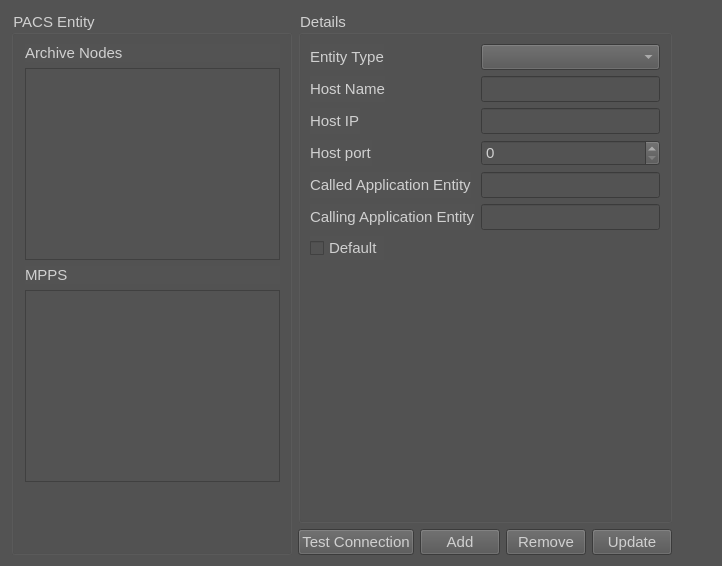
<?xml version="1.0" encoding="UTF-8"?>
<ui version="4.0">
 <class>PacsEntityConfigurationWidget</class>
 <widget class="QWidget" name="PacsEntityConfigurationWidget">
  <property name="geometry">
   <rect>
    <x>0</x>
    <y>0</y>
    <width>722</width>
    <height>566</height>
   </rect>
  </property>
  <property name="font">
   <font>
    <pointsize>11</pointsize>
   </font>
  </property>
  <property name="windowTitle">
   <string>Form</string>
  </property>
  <property name="styleSheet">
   <string notr="true">color: rgb(208, 208, 208);
background-color: rgb(83, 83, 83);</string>
  </property>
  <layout class="QHBoxLayout" name="horizontalLayout_2">
   <item>
    <widget class="QGroupBox" name="pacsEntityListGroupBox">
     <property name="font">
      <font>
       <pointsize>11</pointsize>
      </font>
     </property>
     <property name="title">
      <string>PACS Entity</string>
     </property>
     <layout class="QVBoxLayout" name="verticalLayout">
      <property name="leftMargin">
       <number>11</number>
      </property>
      <item>
       <widget class="QLabel" name="archiveNodeLbl">
        <property name="font">
         <font>
          <pointsize>11</pointsize>
         </font>
        </property>
        <property name="text">
         <string>Archive Nodes</string>
        </property>
       </widget>
      </item>
      <item>
       <widget class="QListView" name="archiveNodesListView">
        <property name="font">
         <font>
          <pointsize>11</pointsize>
         </font>
        </property>
       </widget>
      </item>
      <item>
       <widget class="QLabel" name="mppsNodeLbl">
        <property name="font">
         <font>
          <pointsize>11</pointsize>
         </font>
        </property>
        <property name="text">
         <string>MPPS</string>
        </property>
       </widget>
      </item>
      <item>
       <widget class="QListView" name="mppsNodesListView">
        <property name="font">
         <font>
          <pointsize>11</pointsize>
         </font>
        </property>
       </widget>
      </item>
      <item>
       <spacer name="verticalSpacer_2">
        <property name="orientation">
         <enum>Qt::Orientation::Vertical</enum>
        </property>
        <property name="sizeHint" stdset="0">
         <size>
          <width>20</width>
          <height>40</height>
         </size>
        </property>
       </spacer>
      </item>
     </layout>
    </widget>
   </item>
   <item>
    <layout class="QVBoxLayout" name="verticalLayout_2">
     <item>
      <widget class="QGroupBox" name="entityDetailListGroupBox">
       <property name="font">
        <font>
         <pointsize>11</pointsize>
        </font>
       </property>
       <property name="title">
        <string>Details</string>
       </property>
       <layout class="QFormLayout" name="formLayout">
        <item row="0" column="1">
         <widget class="QComboBox" name="entityTypeComboBox">
          <property name="minimumSize">
           <size>
            <width>150</width>
            <height>0</height>
           </size>
          </property>
          <property name="font">
           <font>
            <pointsize>11</pointsize>
           </font>
          </property>
         </widget>
        </item>
        <item row="0" column="0">
         <widget class="QLabel" name="entityTypeLbl">
          <property name="font">
           <font>
            <pointsize>11</pointsize>
           </font>
          </property>
          <property name="text">
           <string>Entity Type</string>
          </property>
         </widget>
        </item>
        <item row="1" column="0">
         <widget class="QLabel" name="hostNameLbl">
          <property name="font">
           <font>
            <pointsize>11</pointsize>
           </font>
          </property>
          <property name="text">
           <string>Host Name</string>
          </property>
         </widget>
        </item>
        <item row="1" column="1">
         <widget class="QLineEdit" name="hostNameLineEdit">
          <property name="minimumSize">
           <size>
            <width>150</width>
            <height>0</height>
           </size>
          </property>
          <property name="font">
           <font>
            <pointsize>11</pointsize>
           </font>
          </property>
         </widget>
        </item>
        <item row="2" column="0">
         <widget class="QLabel" name="hostIPLbl">
          <property name="font">
           <font>
            <pointsize>11</pointsize>
           </font>
          </property>
          <property name="text">
           <string>Host IP</string>
          </property>
         </widget>
        </item>
        <item row="2" column="1">
         <widget class="QLineEdit" name="hostIPLineEdit">
          <property name="minimumSize">
           <size>
            <width>150</width>
            <height>0</height>
           </size>
          </property>
          <property name="font">
           <font>
            <pointsize>11</pointsize>
           </font>
          </property>
         </widget>
        </item>
        <item row="3" column="0">
         <widget class="QLabel" name="hostPortLbl">
          <property name="font">
           <font>
            <pointsize>11</pointsize>
           </font>
          </property>
          <property name="text">
           <string>Host port</string>
          </property>
         </widget>
        </item>
        <item row="3" column="1">
         <widget class="QSpinBox" name="hostPortSpinBox">
          <property name="font">
           <font>
            <pointsize>11</pointsize>
           </font>
          </property>
         </widget>
        </item>
        <item row="4" column="0">
         <widget class="QLabel" name="calledApplicationEntityLbl">
          <property name="font">
           <font>
            <pointsize>11</pointsize>
           </font>
          </property>
          <property name="text">
           <string>Called Application Entity</string>
          </property>
         </widget>
        </item>
        <item row="4" column="1">
         <widget class="QLineEdit" name="calledApplicationEntityLineEdit">
          <property name="minimumSize">
           <size>
            <width>150</width>
            <height>0</height>
           </size>
          </property>
          <property name="font">
           <font>
            <pointsize>11</pointsize>
           </font>
          </property>
         </widget>
        </item>
        <item row="5" column="0">
         <widget class="QLabel" name="callingApplicationEntityLbl">
          <property name="font">
           <font>
            <pointsize>11</pointsize>
           </font>
          </property>
          <property name="text">
           <string>Calling Application Entity</string>
          </property>
         </widget>
        </item>
        <item row="5" column="1">
         <widget class="QLineEdit" name="callingApplicationEntityLineEdit">
          <property name="minimumSize">
           <size>
            <width>150</width>
            <height>0</height>
           </size>
          </property>
          <property name="font">
           <font>
            <pointsize>11</pointsize>
           </font>
          </property>
         </widget>
        </item>
        <item row="6" column="0">
         <widget class="QCheckBox" name="defaultConnectionCheckBox">
          <property name="font">
           <font>
            <pointsize>11</pointsize>
           </font>
          </property>
          <property name="text">
           <string>Default</string>
          </property>
         </widget>
        </item>
       </layout>
      </widget>
     </item>
     <item>
      <layout class="QHBoxLayout" name="horizontalLayout">
       <item>
        <widget class="QPushButton" name="testConnectionBtn">
         <property name="sizePolicy">
          <sizepolicy hsizetype="Preferred" vsizetype="Preferred">
           <horstretch>0</horstretch>
           <verstretch>0</verstretch>
          </sizepolicy>
         </property>
         <property name="maximumSize">
          <size>
           <width>150</width>
           <height>16777215</height>
          </size>
         </property>
         <property name="text">
          <string>Test Connection</string>
         </property>
        </widget>
       </item>
       <item>
        <widget class="QPushButton" name="addBtn">
         <property name="text">
          <string>Add</string>
         </property>
        </widget>
       </item>
       <item>
        <widget class="QPushButton" name="removeBtn">
         <property name="text">
          <string>Remove</string>
         </property>
        </widget>
       </item>
       <item>
        <widget class="QPushButton" name="updateBtn">
         <property name="text">
          <string>Update</string>
         </property>
        </widget>
       </item>
      </layout>
     </item>
    </layout>
   </item>
   <item>
    <spacer name="horizontalSpacer">
     <property name="orientation">
      <enum>Qt::Orientation::Horizontal</enum>
     </property>
     <property name="sizeHint" stdset="0">
      <size>
       <width>40</width>
       <height>20</height>
      </size>
     </property>
    </spacer>
   </item>
  </layout>
 </widget>
 <resources/>
 <connections/>
</ui>
